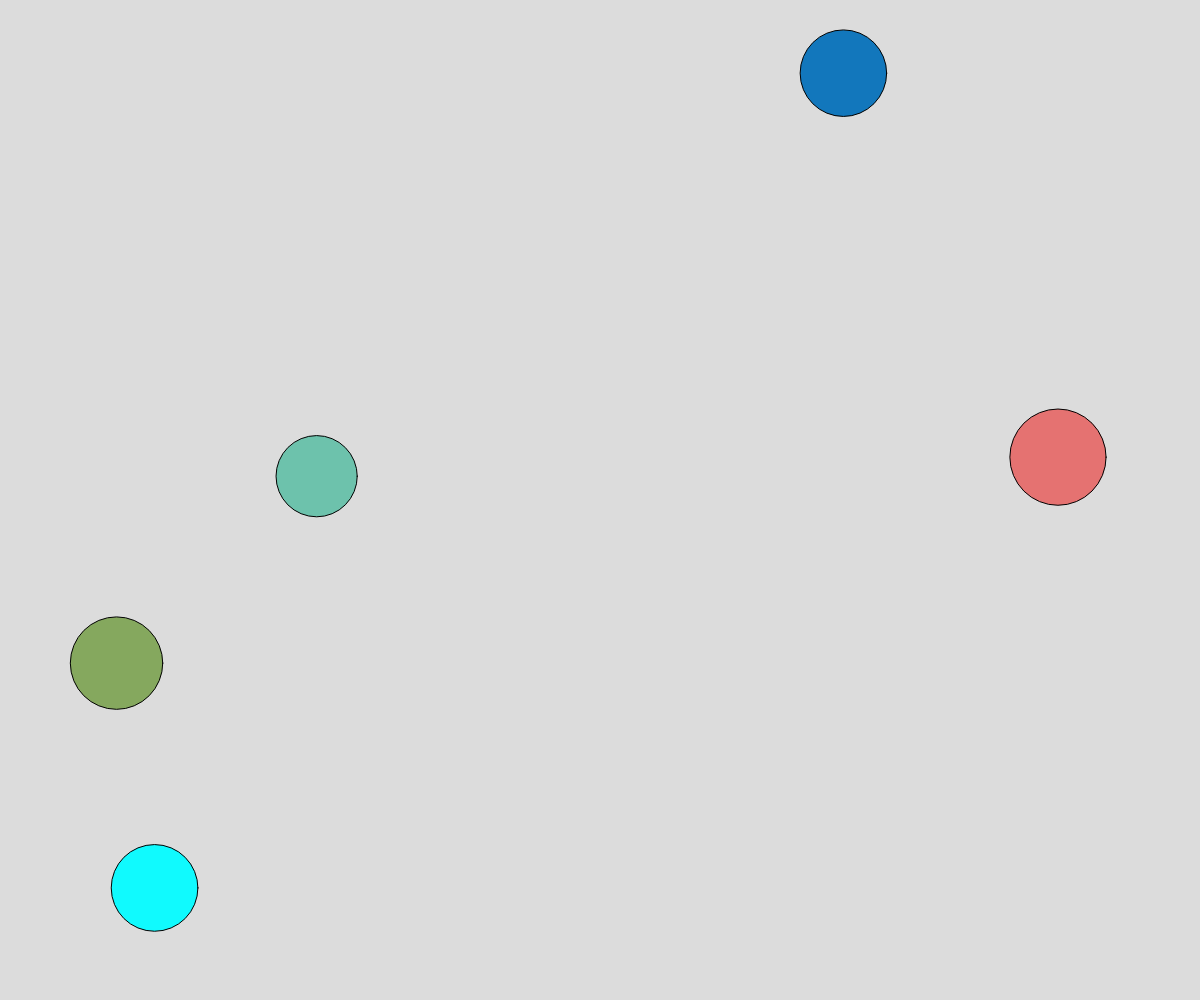
Frame 1 (no input)
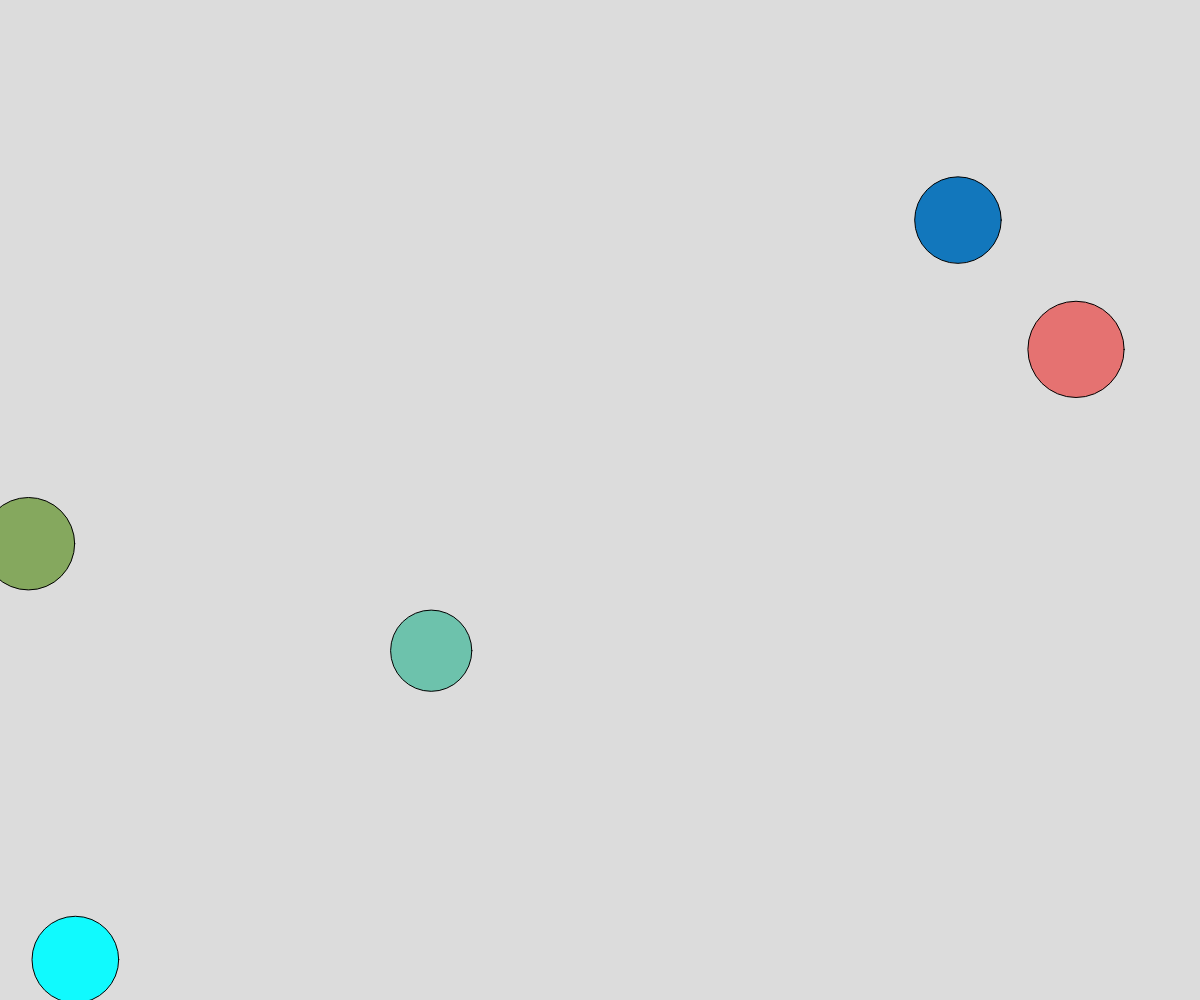
Frame 60 (no input)
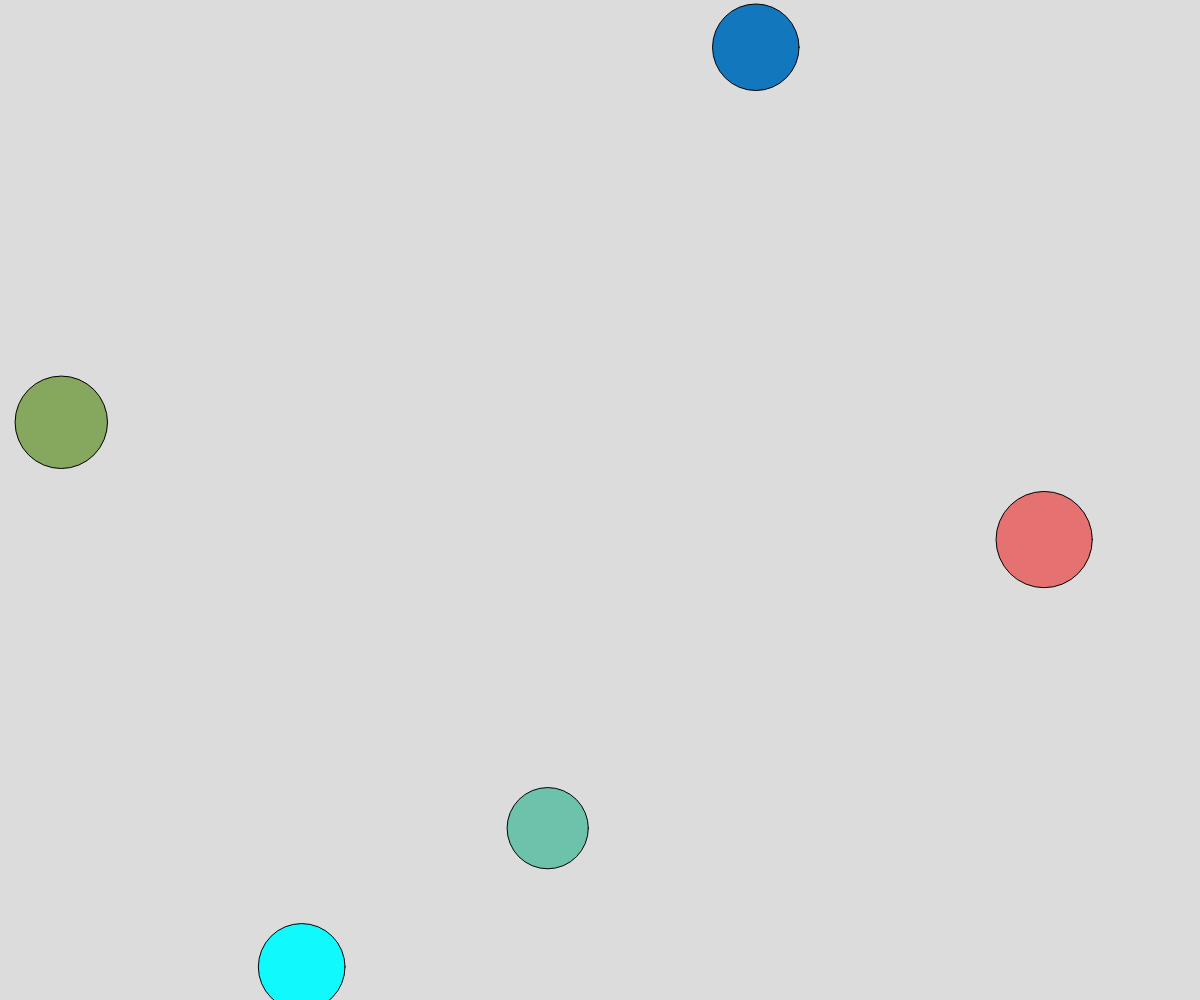
Frame 120 (the mouse pressed at the canvas centre since frame 60)

The p5.js sketch that drew these frames (run headless with seeded random() and noise() and a simulated clock; from frame 60 on, the mouse is pressed at the canvas centre):

// p5.js sketch
// ── sketch.js
// Balls oop final 
// Ben Strawson
// jan 27th
//
// Extra for Experts:
// if you click on a ball it will disapear 
// the balls bounce off of each other(sorta)

let ballsAR = [];

class Balls {
  constructor(x,y){
    this.x = x;
    this.y = y;
    this.xSpeed = random(-5,5);
    this.ySpeed = random(-5,5);
    this.rad = random(40,50);
    this.color = color(random(0,255),random(0,255),random(0,255));
  }

  move(){//moves ball
    if(this.x + this.xSpeed >= width || this.x + this.xSpeed <= 0){//checks to see if it would go off screen 
      this.xSpeed = this.xSpeed * -1;//makes the ball move the other direction if it would have gone off screeen

    }
    this.x += this.xSpeed;
  
    if(this.y + this.ySpeed >= height || this.y + this.ySpeed <= 0){
      this.ySpeed = this.ySpeed * -1;
    }
    this.y += this.ySpeed;
  }
  display(){//displays a circle
    fill(this.color);
    circle(this.x,this.y,this.rad*2);
  }
}

function setup() {
  createCanvas(windowWidth, windowHeight);
  for (let i = 0; i <=5; i++){// repeats 5 times to make 5 balls
    let ball = new Balls(random(0,width),random(0,height));
    ballsAR.push(ball);
  }
}

function draw() {
  background(220);
  for (let i = ballsAR.length-1; i > 0; i--){//moves and displays each ball i the ball array
    ballsAR[i].move();
    ballsAR[i].display();
  }
  collide();
}

function keyTyped(){//adds new ball when a key is pressed
  let ball = new Balls(random(0,width),random(0,height));
  ballsAR.push(ball);
}

function mouseClicked(){//if mouse is clicked on a ball it deletes it 
  for (let i = ballsAR.length-1; i > 0; i--){
    if (dist (ballsAR[i].x, ballsAR[i].y, mouseX, mouseY) <= ballsAR[i].rad){
      ballsAR.splice(i,1);
    }
  }
}

function collide(){//makes the balls bounce off of each other in a wack way
  for (let i = ballsAR.length-1; i > 0; i--){
    for (let j = ballsAR.length-1; j > 0; j--){
      if (i !== j){
        if(dist(ballsAR[i].x, ballsAR[i].y, ballsAR[j].x, ballsAR[j].y) <= ballsAR[i].rad+ballsAR[j].rad){
          ballsAR[i].xSpeed = ballsAR[i].xSpeed *-1;
          ballsAR[i].ySpeed = ballsAR[i].ySpeed *-1;
          ballsAR[i].move();
          ballsAR[j].xSpeed = ballsAR[j].xSpeed *-1;
          ballsAR[j].ySpeed = ballsAR[j].ySpeed *-1;
          ballsAR[j].move();
        }
      }
    }
  }
}
